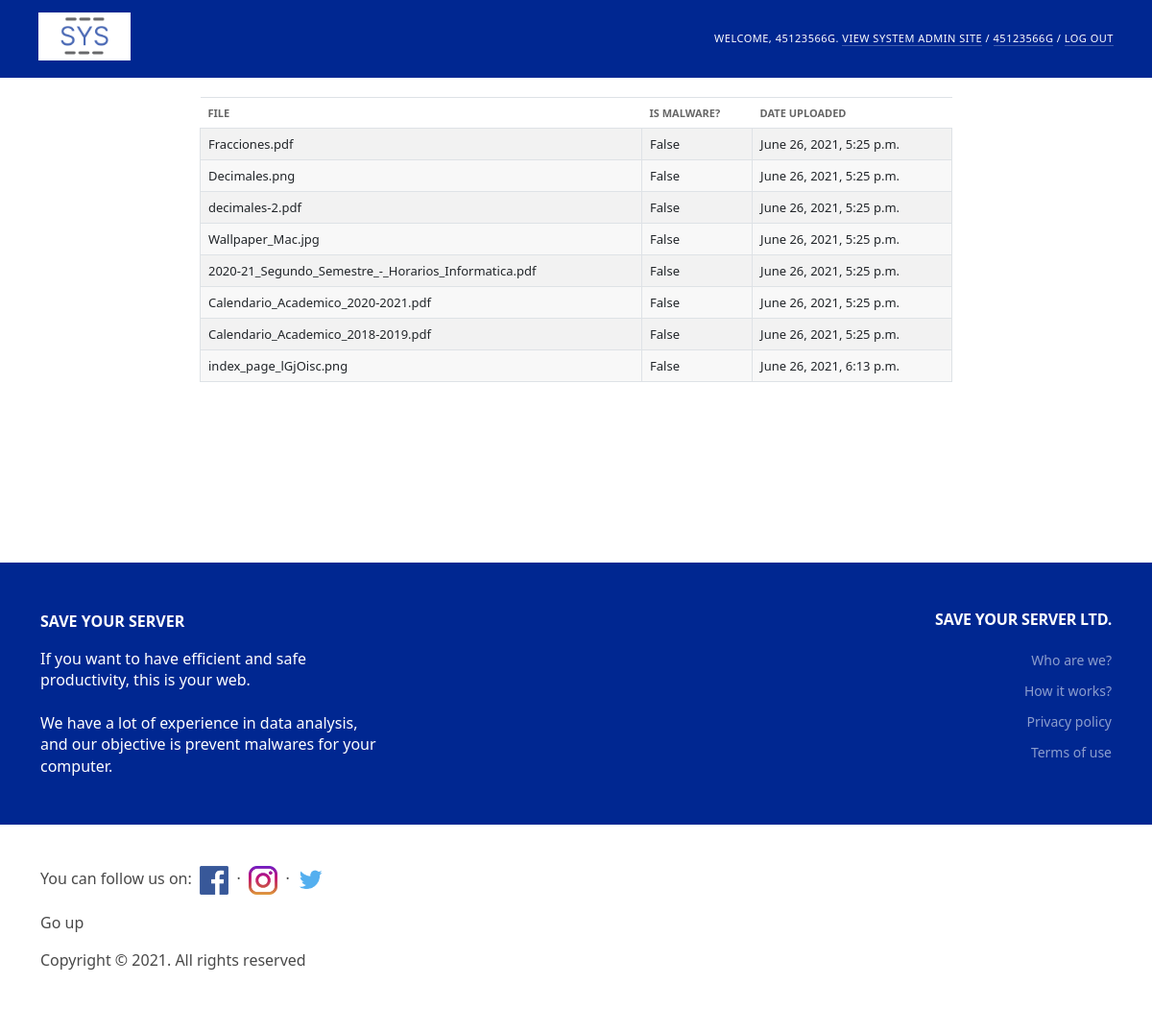
/files/ (signed in), run on the app's committed database.
### SaveYourServerTFGApp/models.py (models this page shows, shortened)
class MyUser(AbstractBaseUser):
    email = models.EmailField(
        verbose_name='email address',
        max_length=255,
        blank=True,
        default="",
    )
    full_name = models.CharField(max_length=255, blank=True, null=True)
    dni = models.CharField(max_length=9, unique = True, default="")
    date_of_birth = models.DateField()
    is_active = models.BooleanField(default=True)
    is_admin = models.BooleanField(default=False)
    is_systemadmin = models.IntegerField(null=True, blank=True)
    objects = MyUserManager()
    USERNAME_FIELD = 'dni'
    REQUIRED_FIELDS = ['date_of_birth', 'full_name', 'email']
    class Meta:
        verbose_name_plural = "Users"

class File(models.Model):
    upload_date = models.DateTimeField('date uploaded', auto_now_add=True)
    is_malware = models.BooleanField(default=False)
    file = models.FileField(upload_to='', default=True)

### SaveYourServerTFGApp/views.py (the view)
# urls.py: path('files/', views.file_list, name='file_list'),
@login_required(login_url='login')
def file_list(request):
    files = File.objects.all()
    context = {'files': files}
    return render(request, 'SaveYourServerTFGUsersApp/file_list.html', context)

### SaveYourServerTFGApp/templates/SaveYourServerTFGUsersApp/file_list.html (shortened to what this page needs)
<!DOCTYPE html>
<html lang="en-us" dir="ltr">
<head>
  <link rel="stylesheet" type="text/css" href="/static/SaveYourServerTFGUsersApp/css/base.css">
  <link rel="stylesheet" type="text/css" href="/static/SaveYourServerTFGUsersApp/css/nav_sidebar.css">
  <link rel="stylesheet" type="text/css" href="/static/SaveYourServerTFGUsersApp/css/dashboard.css">
  <link href="https://cdn.jsdelivr.net/npm/bootstrap@5.0.1/dist/css/bootstrap.min.css" rel="stylesheet">
  <link rel="stylesheet" type="text/css" href="/static/admin/css/responsive.css">
  <link rel="stylesheet" type="text/css" href="/static/SaveYourServerTFGUsersApp/css/formato-index.css">
</head>
<body class="dashboard" data-admin-utc-offset="0">
  <div id="header" style="background-color: #002791">
    <h1 id="site-name">
        <a href="/">
          <img src="/static/SaveYourServerTFGUsersApp/img/logotipo-tfg.png" height="50px">
        </a>
    </h1>
    <div id="user-tools">
      {% if request.user.is_authenticated %}
      Welcome,
          {% if request.user.is_admin %}
            {% if request.user.is_systemadmin == 0 %}
                <strong>{{user.dni}}</strong>.
                <a href="/admin/" style="color: white;">View admin site</a>
                /
                <a href="{% url 'logout' %}" style="color: white;">Log out</a>
            {% else %}
                <strong>{{user.dni}}</strong>.
                <a href="/admin/" style="color: white;">View system admin site</a>
                /
                <a href="{% url 'view_data' user.id %}" style="color: white;"> <strong>{{user.dni}}</strong></a>
                /
                <a href="{% url 'logout' %}" style="color: white;">Log out</a>
            {% endif %}
          {% else %}
          <a href="{% url 'view_data' user.id %}" style="color: white;"> <strong>{{user.dni}}</strong></a>.
          <a href="{% url 'logout' %}" style="color: white;">Log out</a>
          {% endif %}
      {% else %}
      <a href="/login/" style="color: white;">Login</a>
      &nbsp;&nbsp;
      <a href="/register/" style="color: white;">Sign up</a>
      {% endif %}
    </div>
  </div>
  <div id="content">
    <table class="table table-striped table-bordered table-responsive-md" style="margin: 0 auto;">
        <thead>
            <tr>
                <th>File</th>
                <th>Is Malware?</th>
                <th>Date uploaded</th>
            </tr>
        </thead>
        <tbody>
            {% for file in files %}
                <tr>
                    <td>{{file.file}}</td>
                    <td>{{file.is_malware}}</td>
                    <td>{{file.upload_date}}</td>
                </tr>
            {% endfor %}
        </tbody>
    </table>
  </div>
  <br><br><br><br><br><br><br>
  <section class="footer-top-section home-footer">
    <div class="container">
        <div class="row">
            <div class="col-lg-4 col-md-8 col-sm-12">
                <div class="footer-widget about-widget">
                    <p><b style="color: #fff;">SAVE YOUR SERVER</b></p>
                    <p style="color: #fff">If you want to have efficient and safe productivity, this is your web.<br><br>We have a lot of experience in data analysis, and our objective is prevent malwares for your computer.</p>
                </div>
            </div>
            <div class="col-lg-4 col-md-4 col-sm-6" align="center">
            </div>
            <div class="col-lg-4 col-md-4 col-sm-12" align="right">
                <div class="footer-widget">
                    <h6 class="fw-title">Save Your Server Ltd.</h6>
                    <ul>
                        <li><a href="/who_are_we/" style="color: white;">Who are we?</a></li>
                        <li><a href="/how_it_works/">How it works?</a></li>
                        <li><a href="/privacity/" style="color: white;">Privacy policy</a></li>
                        <li><a href="/terms/" style="color: white;">Terms of use</a></li>
                    </ul>
                </div>
            </div>
        </div>
    </div>
  </section>
  <footer class="page-footer mt-auto py-3 footer-section" style="background-color: #FFFFFF">
  <div class="container">
      <p class="redes" style="color: #494949">You can follow us on:&nbsp; <a href="https://www.facebook.com/" target="_blank"><img
                      src="/static/SaveYourServerTFGUsersApp/img/facebook.png" width="30"></a> &nbsp;·&nbsp; <a href="https://www.instagram.com/"
                                                                             target="_blank"><img src="/static/SaveYourServerTFGUsersApp/img/instagram.png"
                                                                                                  width="30"></a> &nbsp;·
          <a href="https://www.twitter.com/" target="_blank"><img src="/static/SaveYourServerTFGUsersApp/img/twitter.png" width="35"></a></p>
      <p class="float-right"><a href="#" style="color: #494949">Go up</a></p>
      <p class="copyright" style="color: #494949">Copyright © 2021. All rights reserved</p>
      <br/>
  </div>
  </footer>
</body>
</html>

### SaveYourServerTFGApp/static/SaveYourServerTFGUsersApp/css/base.css (style rules this page uses)
:root { --primary: #79aec8; --secondary: #002791; --accent: #f5dd5d; --primary-fg: #fff; --body-fg: #333; --body-bg: #fff; --body-quiet-color: #666; --body-loud-color: #000; --header-color: #fff; --header-branding-color: var(--accent); --header-bg: var(--secondary); --header-link-color: var(--primary-fg); --breadcrumbs-fg: #c4dce8; --breadcrumbs-link-fg: var(--body-bg); --breadcrumbs-bg: var(--primary); --link-fg: #ffffff; --link-hover-color: #fff; --link-selected-fg: #ffffff; --hairline-color: #e8e8e8; --border-color: #ccc; --error-fg: #ba2121; --message-success-bg: #dfd; --message-warning-bg: #ffc; --message-error-bg: #ffefef; --darkened-bg: #f8f8f8; --selected-bg: #e4e4e4; --selected-row: #ffc; --button-fg: #fff; --button-bg: var(--primary); --button-hover-bg: #609ab6; --default-button-bg: var(--secondary); --default-button-hover-bg: #205067; --close-button-bg: #888; --close-button-hover-bg: #747474; --delete-button-bg: #ba2121; --delete-button-hover-bg: #a41515; --object-tools-fg: var(--button-fg); --object-tools-bg: var(--close-button-bg); --object-tools-hover-bg: var(--close-button-hover-bg); }
html, body { height: 100%; }
body { margin: 0; padding: 0; font-size: 14px; font-family: "Roboto","Lucida Grande","DejaVu Sans","Bitstream Vera Sans",Verdana,Arial,sans-serif; color: white; background: white; }
a:link, a:visited { color: var(--link-fg); text-decoration: none; transition: color 0.15s, background 0.15s; }
a img { border: none; }
p, ol, ul, dl { margin: .2em 0 .8em 0; }
p { padding: 0; line-height: 140%; }
h1,h2,h3,h4,h5 { font-weight: bold; }
h1 { margin: 0 0 20px; font-weight: 300; font-size: 20px; color: var(--body-quiet-color); }
ul > li { list-style-type: square; padding: 1px 0; }
li, dt, dd { font-size: 13px; line-height: 20px; }
p img, h1 img, h2 img, h3 img, h4 img, td img { vertical-align: middle; }
table { border-collapse: collapse; border-color: var(--border-color); }
td, th { font-size: 13px; line-height: 16px; border-bottom: 1px solid var(--hairline-color); vertical-align: top; padding: 8px; }
th { font-weight: 600; text-align: left; }
thead th, tfoot td { color: var(--body-quiet-color); padding: 5px 10px; font-size: 11px; background: var(--body-bg); border: none; border-top: 1px solid var(--hairline-color); border-bottom: 1px solid var(--hairline-color); }
tr:nth-child(odd), .row-form-errors { background: var(--body-bg); }
tr:nth-child(even), tr:nth-child(even) .errorlist, tr:nth-child(odd) + .row-form-errors, tr:nth-child(odd) + .row-form-errors .errorlist { background: var(--darkened-bg); }
thead th { padding: 5px 10px; line-height: normal; text-transform: uppercase; background: var(--darkened-bg); }
#content { padding: 20px 40px; }
.dashboard #content { width: 600px; }
#header { width: auto; height: auto; display: flex; justify-content: space-between; align-items: center; padding: 10px 40px; background: #002791; color: #ffffff; overflow: hidden; }
#header a:link, #header a:visited { color: var(--header-link-color); }
#user-tools { float: right; padding: 0; margin: 0 0 0 20px; font-weight: 300; font-size: 11px; letter-spacing: 0.5px; text-transform: uppercase; text-align: right; }
#user-tools a { border-bottom: 1px solid rgba(255, 255, 255, 0.25); }

### SaveYourServerTFGApp/static/SaveYourServerTFGUsersApp/css/formato-index.css (style rules this page uses)
.footer-top-section { padding-top: 50px; padding-bottom: 50px; background: #002791; }
.footer-top-section.home-footer { padding-bottom: 0; }
.footer-widget { margin-bottom: 50px; color: white; }
.footer-widget .fw-title { text-transform: uppercase; font-weight: 600; color: white; margin-bottom: 22px; letter-spacing: -0.2px; }
.footer-widget ul { list-style: none; }
.footer-widget ul li { font-size: 14px; display: block; margin-bottom: 10px; color: white; opacity: 0.55; }
.footer-widget ul li:last-child { margin-bottom: 0; color: white; }
.footer-widget ul li a { color: #fff; }
.table { width: 70%; }
.dashboard #content { width: auto; }

### data on the page
MyUser: dni "45123566G"
File: file "Fracciones.pdf", is_malware "False", upload_date "June 26, 2021, 5:25 p.m."
File: file "Decimales.png", is_malware "False", upload_date "June 26, 2021, 5:25 p.m."
File: file "decimales-2.pdf", is_malware "False", upload_date "June 26, 2021, 5:25 p.m."
File: file "Wallpaper_Mac.jpg", is_malware "False", upload_date "June 26, 2021, 5:25 p.m."
File: file "2020-21_Segundo_Semestre_-_Horarios_Informatica.pdf", is_malware "False", upload_date "June 26, 2021, 5:25 p.m."
File: file "Calendario_Academico_2020-2021.pdf", is_malware "False", upload_date "June 26, 2021, 5:25 p.m."
File: file "Calendario_Academico_2018-2019.pdf", is_malware "False", upload_date "June 26, 2021, 5:25 p.m."
File: file "index_page_lGjOisc.png", is_malware "False", upload_date "June 26, 2021, 6:13 p.m."
